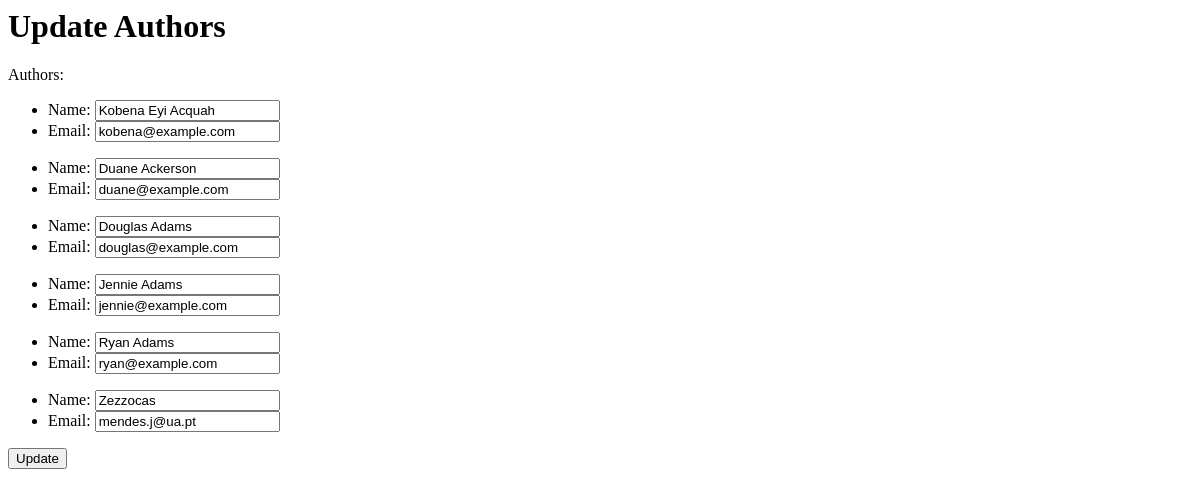
The app's page /updateAuthor/, older data.
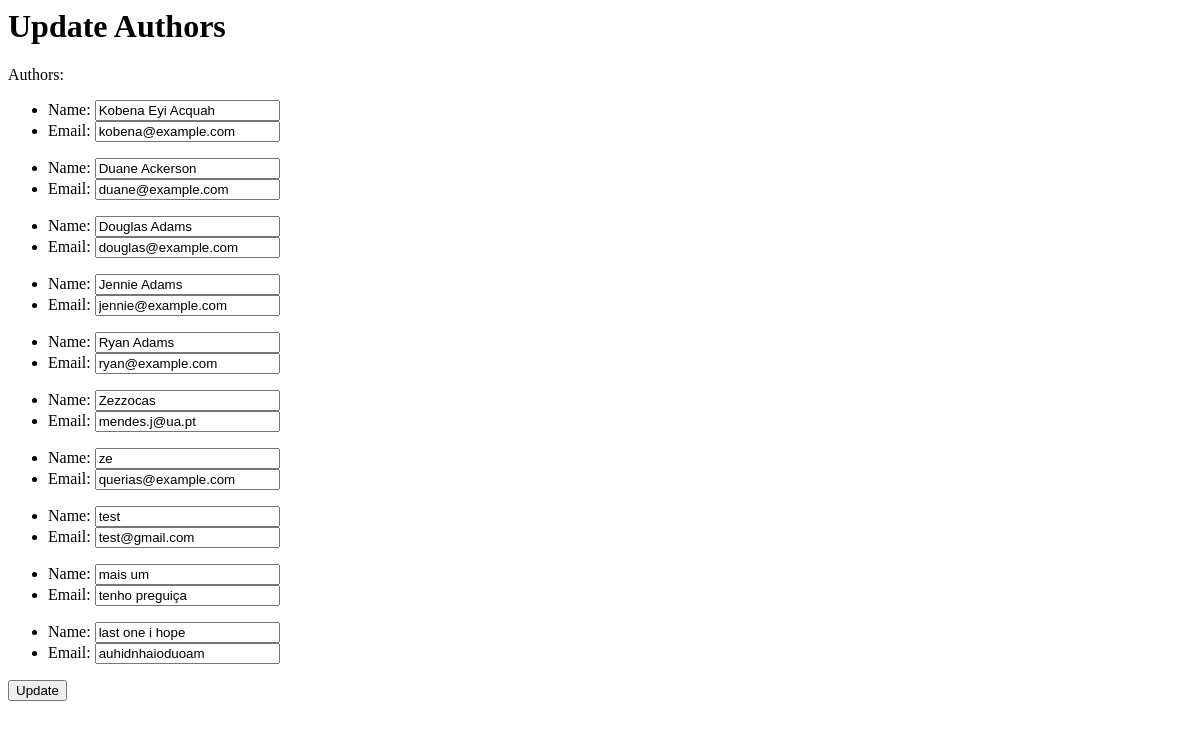
The same page, newer data.
### app/models.py (models this page shows, shortened)
class Author(models.Model):
    name = models.CharField(max_length=70)
    email = models.EmailField()

### app/views.py (the view, shortened to what this page needs)
# urls.py: path('updateAuthor/', views.updateAuthor, name='updateAuthor'),
def updateAuthor(request):
    if request.method == 'GET':
        return render(request, 'updateAuthor.html', {'authors': Author.objects.all()})

### app/templates/updateAuthor.html (shortened to what this page needs)
{% block content %}
    <h1>Update Authors</h1>
    <form action="." method="post">
        <p>Authors: </p>
        {% for author in authors %}
            <ul>
                <li>Name: <input type="text" name="name___{{ author.id }}" value="{{ author.name }}"></li>
                <li>Email: <input type="text" name="email___{{ author.id }}" value="{{ author.email }}"></li>
            </ul>
        {% endfor %}
        <input type="submit" value="Update">
    </form>
{% endblock %}

Row changes from the older to the newer data that the page shows:
added Author: name "ze", email "querias@example.com"
added Author: name "test", email "test@gmail.com"
added Author: name "mais um", email "tenho preguiça"
added Author: name "last one i hope", email "auhidnhaioduoam"
